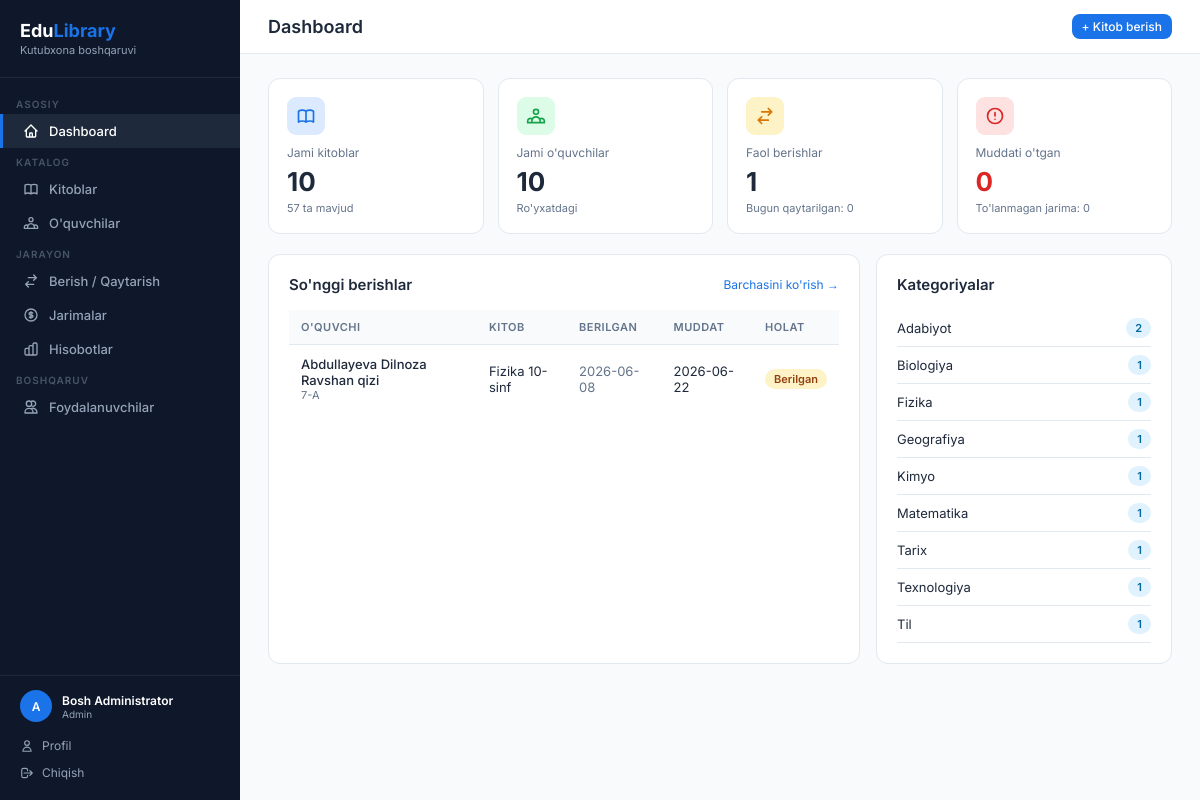
Screenshot of / (signed in) with the database file from the repository.
### app.py (models this page shows, shortened)
class User(UserMixin, db.Model):
    id = db.Column(db.Integer, primary_key=True)
    username = db.Column(db.String(80), unique=True, nullable=False)
    password_hash = db.Column(db.String(200), nullable=False)
    role = db.Column(db.String(20), default='librarian')  # admin / librarian
    full_name = db.Column(db.String(150))
    email = db.Column(db.String(120), unique=True)
    phone = db.Column(db.String(20))
    is_active = db.Column(db.Boolean, default=True)
    last_login = db.Column(db.DateTime)
    created_at = db.Column(db.DateTime, default=datetime.utcnow)
    @property
    def display_name(self):
        return self.full_name or self.username

class Borrow(db.Model):
    id = db.Column(db.Integer, primary_key=True)
    student_id = db.Column(db.Integer, db.ForeignKey('student.id'), nullable=False)
    book_id = db.Column(db.Integer, db.ForeignKey('book.id'), nullable=False)
    borrow_date = db.Column(db.Date, default=date.today)
    due_date = db.Column(db.Date, nullable=False)
    return_date = db.Column(db.Date, nullable=True)
    status = db.Column(db.String(20), default='borrowed')  # borrowed / returned / overdue
    notes = db.Column(db.String(250))
    fines = db.relationship('Fine', backref='borrow', lazy=True, cascade='all, delete-orphan')
    @property
    def is_overdue(self):
        return self.status == 'borrowed' and self.due_date < date.today()

class Student(db.Model):
    id = db.Column(db.Integer, primary_key=True)
    full_name = db.Column(db.String(150), nullable=False)
    student_id = db.Column(db.String(30), unique=True, nullable=False)
    grade = db.Column(db.String(20), nullable=False)
    gender = db.Column(db.String(10))           # erkak / ayol
    phone = db.Column(db.String(20))
    email = db.Column(db.String(120))
    date_of_birth = db.Column(db.Date)
    address = db.Column(db.String(250))
    parent_name = db.Column(db.String(150))
    parent_phone = db.Column(db.String(20))
    notes = db.Column(db.Text)
    created_at = db.Column(db.DateTime, default=datetime.utcnow)
    borrows = db.relationship('Borrow', backref='student', lazy=True, cascade='all, delete-orphan')

class Book(db.Model):
    id = db.Column(db.Integer, primary_key=True)
    title = db.Column(db.String(200), nullable=False)
    author = db.Column(db.String(150), nullable=False)
    isbn = db.Column(db.String(30), unique=True)
    category = db.Column(db.String(80))
    total_copies = db.Column(db.Integer, default=1)
    available_copies = db.Column(db.Integer, default=1)
    description = db.Column(db.Text)
    publisher = db.Column(db.String(150))
    year = db.Column(db.Integer)
    language = db.Column(db.String(50), default="O'zbek")
    shelf_location = db.Column(db.String(50))
    created_at = db.Column(db.DateTime, default=datetime.utcnow)
    borrows = db.relationship('Borrow', backref='book', lazy=True)

### app.py (the view)
@app.route('/')
@login_required
def dashboard():
    total_books = Book.query.count()
    total_students = Student.query.count()
    active_borrows = Borrow.query.filter_by(status='borrowed').count()
    all_active = Borrow.query.filter_by(status='borrowed').all()
    overdue_list = [b for b in all_active if b.is_overdue]
    total_copies = db.session.query(db.func.sum(Book.total_copies)).scalar() or 0
    available_copies = db.session.query(db.func.sum(Book.available_copies)).scalar() or 0
    returned_today = Borrow.query.filter_by(status='returned', return_date=date.today()).count()
    unpaid_fines = Fine.query.filter_by(paid=False).count()
    recent_borrows = Borrow.query.order_by(Borrow.id.desc()).limit(10).all()
    from sqlalchemy import func
    cat_stats = db.session.query(Book.category, func.count(Book.id)).group_by(Book.category).all()
    return render_template('dashboard.html',
        total_books=total_books,
        total_students=total_students,
        active_borrows=active_borrows,
        overdue_count=len(overdue_list),
        total_copies=total_copies,
        available_copies=available_copies,
        returned_today=returned_today,
        unpaid_fines=unpaid_fines,
        recent_borrows=recent_borrows,
        cat_stats=cat_stats,
    )

### templates/dashboard.html (shortened to what this page needs)
{% extends 'base.html' %}
{% block page_title %}Dashboard{% endblock %}
{% block topbar_actions %}
  <a href="{{ url_for('add_borrow') }}" class="btn btn-primary btn-sm">+ Kitob berish</a>
{% endblock %}
{% block content %}
<div class="stats-grid">
  <div class="stat-card">
    <div class="icon" style="background:#dbeafe;">
    </div>
    <div class="label">Jami kitoblar</div>
    <div class="value">{{ total_books }}</div>
    <div style="font-size:11px; color:var(--text-muted); margin-top:4px;">{{ available_copies }} ta mavjud</div>
  </div>
  <div class="stat-card">
    <div class="icon" style="background:#dcfce7;">
    </div>
    <div class="label">Jami o'quvchilar</div>
    <div class="value">{{ total_students }}</div>
    <div style="font-size:11px; color:var(--text-muted); margin-top:4px;">Ro'yxatdagi</div>
  </div>
  <div class="stat-card">
    <div class="icon" style="background:#fef3c7;">
      <svg width="20" height="20" fill="none" viewBox="0 0 24 24" stroke="#d97706"><path stroke-linecap="round" stroke-linejoin="round" stroke-width="2" d="M8 7h12m0 0l-4-4m4 4l-4 4m0 6H4m0 0l4 4m-4-4l4-4"/></svg>
    </div>
    <div class="label">Faol berishlar</div>
    <div class="value">{{ active_borrows }}</div>
    <div style="font-size:11px; color:var(--text-muted); margin-top:4px;">Bugun qaytarilgan: {{ returned_today }}</div>
  </div>
  <div class="stat-card">
    <div class="icon" style="background:#fee2e2;">
      <svg width="20" height="20" fill="none" viewBox="0 0 24 24" stroke="#dc2626"><path stroke-linecap="round" stroke-linejoin="round" stroke-width="2" d="M12 8v4m0 4h.01M21 12a9 9 0 11-18 0 9 9 0 0118 0z"/></svg>
    </div>
    <div class="label">Muddati o'tgan</div>
    <div class="value" style="color:#dc2626;">{{ overdue_count }}</div>
    <div style="font-size:11px; color:var(--text-muted); margin-top:4px;">To'lanmagan jarima: {{ unpaid_fines }}</div>
  </div>
</div>
<div style="display:grid; grid-template-columns: 2fr 1fr; gap:16px; margin-bottom:16px;">
  <div class="card">
    <div class="card-header">
      <h3>So'nggi berishlar</h3>
      <a href="{{ url_for('borrows') }}" style="font-size:12px; color:var(--primary); text-decoration:none;">Barchasini ko'rish →</a>
    </div>
    <div class="table-wrap">
      <table>
        <thead>
          <tr>
            <th>O'quvchi</th>
            <th>Kitob</th>
            <th>Berilgan</th>
            <th>Muddat</th>
            <th>Holat</th>
          </tr>
        </thead>
        <tbody>
          {% for b in recent_borrows %}
          <tr>
            <td>
              <a href="{{ url_for('student_detail', id=b.student.id) }}" style="color:var(--text); font-weight:500; text-decoration:none;">{{ b.student.full_name }}</a>
              <div style="font-size:11px; color:var(--text-muted);">{{ b.student.grade }}</div>
            </td>
            <td>
              <a href="{{ url_for('book_detail', id=b.book.id) }}" style="color:var(--text); text-decoration:none;">{{ b.book.title }}</a>
            </td>
            <td style="color:var(--text-muted);">{{ b.borrow_date }}</td>
            <td {% if b.is_overdue %}style="color:#dc2626; font-weight:600;"{% endif %}>{{ b.due_date }}</td>
            <td>
              {% if b.status == 'returned' %}
                <span class="badge badge-success">Qaytarildi</span>
              {% elif b.is_overdue %}
                <span class="badge badge-danger">Muddati o'tdi</span>
              {% else %}
                <span class="badge badge-warning">Berilgan</span>
              {% endif %}
            </td>
          </tr>
          {% else %}
          <tr><td colspan="5" style="text-align:center; color:var(--text-muted); padding:24px;">Hozircha ma'lumot yo'q</td></tr>
          {% endfor %}
        </tbody>
      </table>
    </div>
  </div>
  <div class="card">
    <div class="card-header">
      <h3>Kategoriyalar</h3>
    </div>
    <div>
      {% for cat, cnt in cat_stats %}
      <div style="display:flex; align-items:center; justify-content:space-between; padding:8px 0; border-bottom:1px solid var(--border);">
        <span style="font-size:13px;">{{ cat or 'Boshqa' }}</span>
        <span class="badge badge-info">{{ cnt }}</span>
      </div>
      {% endfor %}
    </div>
  </div>
</div>
{% endblock %}

### templates/base.html (shortened to what this page needs)
<!DOCTYPE html>
<html lang="uz">
<head>
</head>
<body>
{% if current_user.is_authenticated %}
<aside class="sidebar">
  <div class="sidebar-logo">
    <h2>Edu<span>Library</span></h2>
    <p>Kutubxona boshqaruvi</p>
  </div>
  <nav>
    <div class="nav-section">Asosiy</div>
    <a href="{{ url_for('dashboard') }}" class="nav-item {% if request.endpoint == 'dashboard' %}active{% endif %}">
      <svg fill="none" viewBox="0 0 24 24" stroke="currentColor"><path stroke-linecap="round" stroke-linejoin="round" stroke-width="2" d="M3 12l2-2m0 0l7-7 7 7M5 10v10a1 1 0 001 1h3m10-11l2 2m-2-2v10a1 1 0 01-1 1h-3m-6 0a1 1 0 001-1v-4a1 1 0 011-1h2a1 1 0 011 1v4a1 1 0 001 1m-6 0h6"/></svg>
      Dashboard
    </a>
    <div class="nav-section">Katalog</div>
    <a href="{{ url_for('books') }}" class="nav-item {% if 'book' in request.endpoint %}active{% endif %}">
      Kitoblar
    </a>
    <a href="{{ url_for('students') }}" class="nav-item {% if 'student' in request.endpoint %}active{% endif %}">
      O'quvchilar
    </a>
    <div class="nav-section">Jarayon</div>
    <a href="{{ url_for('borrows') }}" class="nav-item {% if 'borrow' in request.endpoint %}active{% endif %}">
      <svg fill="none" viewBox="0 0 24 24" stroke="currentColor"><path stroke-linecap="round" stroke-linejoin="round" stroke-width="2" d="M8 7h12m0 0l-4-4m4 4l-4 4m0 6H4m0 0l4 4m-4-4l4-4"/></svg>
      Berish / Qaytarish
    </a>
    <a href="{{ url_for('fines') }}" class="nav-item {% if 'fine' in request.endpoint %}active{% endif %}">
      <svg fill="none" viewBox="0 0 24 24" stroke="currentColor"><path stroke-linecap="round" stroke-linejoin="round" stroke-width="2" d="M12 8c-1.657 0-3 .895-3 2s1.343 2 3 2 3 .895 3 2-1.343 2-3 2m0-8c1.11 0 2.08.402 2.599 1M12 8V7m0 1v8m0 0v1m0-1c-1.11 0-2.08-.402-2.599-1M21 12a9 9 0 11-18 0 9 9 0 0118 0z"/></svg>
      Jarimalar
    </a>
    <a href="{{ url_for('reports') }}" class="nav-item {% if request.endpoint == 'reports' %}active{% endif %}">
      Hisobotlar
    </a>
    {% if current_user.role == 'admin' %}
    <div class="nav-section">Boshqaruv</div>
    <a href="{{ url_for('users') }}" class="nav-item {% if 'user' in request.endpoint and request.endpoint != 'profile' %}active{% endif %}">
      <svg fill="none" viewBox="0 0 24 24" stroke="currentColor"><path stroke-linecap="round" stroke-linejoin="round" stroke-width="2" d="M12 4.354a4 4 0 110 5.292M15 21H3v-1a6 6 0 0112 0v1zm0 0h6v-1a6 6 0 00-9-5.197M13 7a4 4 0 11-8 0 4 4 0 018 0z"/></svg>
      Foydalanuvchilar
    </a>
    {% endif %}
  </nav>
  <div class="sidebar-footer">
    <div class="sidebar-user">
      <div class="avatar-sm">{{ current_user.username[0].upper() }}</div>
      <div class="info">
        <div class="name">{{ current_user.display_name }}</div>
        <div class="role">{{ 'Admin' if current_user.role == 'admin' else 'Kutubxonachi' }}</div>
      </div>
    </div>
    <a href="{{ url_for('profile') }}">
      <svg width="14" height="14" fill="none" viewBox="0 0 24 24" stroke="currentColor"><path stroke-linecap="round" stroke-linejoin="round" stroke-width="2" d="M16 7a4 4 0 11-8 0 4 4 0 018 0zM12 14a7 7 0 00-7 7h14a7 7 0 00-7-7z"/></svg>
      Profil
    </a>
    <a href="{{ url_for('logout') }}">
      <svg width="14" height="14" fill="none" viewBox="0 0 24 24" stroke="currentColor"><path stroke-linecap="round" stroke-linejoin="round" stroke-width="2" d="M17 16l4-4m0 0l-4-4m4 4H7m6 4v1a3 3 0 01-3 3H6a3 3 0 01-3-3V7a3 3 0 013-3h4a3 3 0 013 3v1"/></svg>
      Chiqish
    </a>
  </div>
</aside>
<div class="main">
  <div class="topbar">
    <h1>{% block page_title %}{% endblock %}</h1>
    <div class="actions">{% block topbar_actions %}{% endblock %}</div>
  </div>
  <div class="content">
    {% block content %}{% endblock %}
  </div>
</div>
{% else %}
{% block auth_content %}{% endblock %}
{% endif %}
</body>
</html>

### rows the page displays
User: username "A", display_name "Bosh Administrator", role "Admin"
Borrow: student.full_name "Abdullayeva Dilnoza Ravshan qizi", student.grade "7-A", book "Fizika 10-sinf", borrow_date "2026-06-08", due_date "2026-06-22", status "Berilgan"
Book: category "Biologiya", cnt "1"
Book: category "Fizika", cnt "1"
Book: category "Geografiya", cnt "1"
Book: category "Kimyo", cnt "1"
Book: category "Matematika", cnt "1"
Book: category "Tarix", cnt "1"
Book: category "Texnologiya", cnt "1"
Book: category "Til", cnt "1"

### other values shown
{{ total_books }} "10"
{{ available_copies }} "57"
{{ total_students }} "10"
{{ active_borrows }} "1"
{{ returned_today }} "0"
{{ overdue_count }} "0"
{{ unpaid_fines }} "0"
{{ cat or 'Boshqa' }} "Adabiyot"
{{ cnt }} "2"
